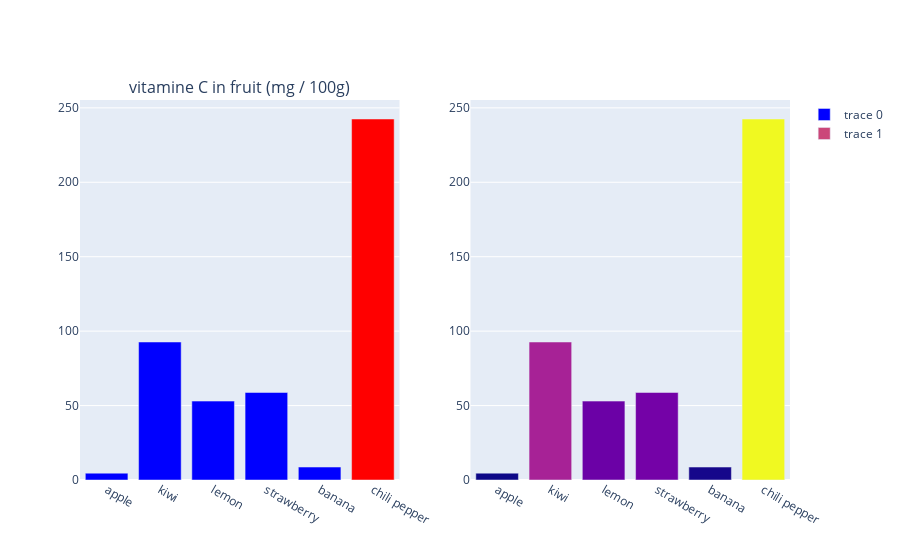

Source (notebook cell):
### Markdown cell above
# Example 1: Made up data

### Code cell
# here we create a graph
import plotly.graph_objects as go
from plotly.subplots import make_subplots

import requests
import pprint as pp
import plotly.express as px # we use px for colours 

def get_data_vitamin_c():
    #     vitamin C in mg per 100g
    return {'apple': 4.6,
            'kiwi': 92.7, 
            'lemon': 53.0,
            'strawberry':58.8, 
            'banana': 8.7,
            'chili pepper': 242.5
           }
    
def prepare_data_vitamin_c(raw_data):
    #   here you could rename, or clean up your data. 
    return {'info': 'vitamine C in fruit (mg / 100g)',
            'names': list(raw_data.keys()),
            'values': list(raw_data.values()), 
            'colours': values_to_colors(raw_data.values())
           }
    
def values_to_colors(values_list):
    return [ "Red" if value>100 else "Blue" for value in  values_list ]


def prepare_diagram(data):
    # using subplots, so it's easier to add more: 
    fig = make_subplots(rows=1, cols=2, subplot_titles=[ data['info'] ])
    
    fig.add_bar(y=data['values'],
                x=data['names'],
                marker = dict( color=data['colours'] ), 
                row=1, col=1 )
    
    fig.add_bar(y=data['values'],
                x=data['names'],
                marker = dict( color=data['values'] ),# try this too
                row=1, col=2 )
    return fig

raw_data = get_data_vitamin_c()
clean_data = prepare_data_vitamin_c(raw_data)
diagram = prepare_diagram(clean_data)
diagram.show()

### Figure 1 — Plotly figure (JSON) as saved in the notebook; plotly's stock layout.template omitted (floating-point values rounded to 4 significant figures)
{"data": [{"marker": {"color": ["Blue", "Blue", "Blue", "Blue", "Blue", "Red"]}, "type": "bar", "x": ["apple", "kiwi", "lemon", "strawberry", "banana", "chili pepper"], "xaxis": "x", "y": [4.6, 92.7, 53, 58.8, 8.7, 242.5], "yaxis": "y"}, {"marker": {"color": [4.6, 92.7, 53, 58.8, 8.7, 242.5]}, "type": "bar", "x": ["apple", "kiwi", "lemon", "strawberry", "banana", "chili pepper"], "xaxis": "x2", "y": [4.6, 92.7, 53, 58.8, 8.7, 242.5], "yaxis": "y2"}], "layout": {"annotations": [{"font": {"size": 16}, "showarrow": false, "text": "vitamine C in fruit (mg / 100g)", "x": 0.225, "xanchor": "center", "xref": "paper", "y": 1, "yanchor": "bottom", "yref": "paper"}], "xaxis": {"anchor": "y", "domain": [0, 0.45]}, "xaxis2": {"anchor": "y2", "domain": [0.55, 1]}, "yaxis": {"anchor": "x", "domain": [0, 1]}, "yaxis2": {"anchor": "x2", "domain": [0, 1]}}}
